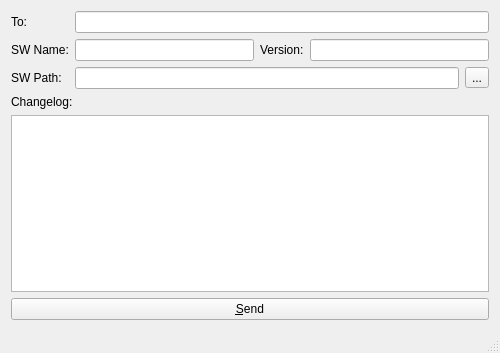
<?xml version="1.0" encoding="UTF-8"?>
<ui version="4.0">
 <class>MainWindow</class>
 <widget class="QMainWindow" name="MainWindow">
  <property name="geometry">
   <rect>
    <x>0</x>
    <y>0</y>
    <width>500</width>
    <height>353</height>
   </rect>
  </property>
  <property name="windowTitle">
   <string>P2M</string>
  </property>
  <widget class="QWidget" name="centralWidget">
   <layout class="QVBoxLayout" name="verticalLayout">
    <item>
     <layout class="QGridLayout" name="gridLayout">
      <item row="0" column="0">
       <widget class="QLabel" name="label_5">
        <property name="text">
         <string>To:</string>
        </property>
       </widget>
      </item>
      <item row="0" column="1" colspan="3">
       <widget class="QLineEdit" name="lnTo">
        <property name="clearButtonEnabled">
         <bool>false</bool>
        </property>
       </widget>
      </item>
      <item row="1" column="0">
       <widget class="QLabel" name="label">
        <property name="text">
         <string>SW Name:</string>
        </property>
       </widget>
      </item>
      <item row="1" column="1">
       <widget class="QLineEdit" name="lnName"/>
      </item>
      <item row="1" column="2">
       <widget class="QLabel" name="label_2">
        <property name="text">
         <string>Version:</string>
        </property>
       </widget>
      </item>
      <item row="1" column="3">
       <widget class="QLineEdit" name="lnVersion"/>
      </item>
      <item row="2" column="0">
       <widget class="QLabel" name="label_3">
        <property name="text">
         <string>SW Path:</string>
        </property>
       </widget>
      </item>
      <item row="2" column="1" colspan="3">
       <layout class="QHBoxLayout" name="horizontalLayout">
        <item>
         <widget class="QLineEdit" name="lnPath"/>
        </item>
        <item>
         <widget class="QToolButton" name="btSetPath">
          <property name="text">
           <string>...</string>
          </property>
         </widget>
        </item>
       </layout>
      </item>
     </layout>
    </item>
    <item>
     <widget class="QLabel" name="label_4">
      <property name="text">
       <string>Changelog:</string>
      </property>
     </widget>
    </item>
    <item>
     <widget class="QTextEdit" name="txtChangelog"/>
    </item>
    <item>
     <widget class="QPushButton" name="btnSend">
      <property name="text">
       <string>&amp;Send</string>
      </property>
     </widget>
    </item>
   </layout>
  </widget>
  <widget class="QStatusBar" name="statusBar"/>
 </widget>
 <layoutdefault spacing="6" margin="11"/>
 <tabstops>
  <tabstop>lnTo</tabstop>
  <tabstop>lnName</tabstop>
  <tabstop>lnVersion</tabstop>
  <tabstop>lnPath</tabstop>
  <tabstop>txtChangelog</tabstop>
  <tabstop>btnSend</tabstop>
 </tabstops>
 <resources/>
 <connections/>
</ui>
